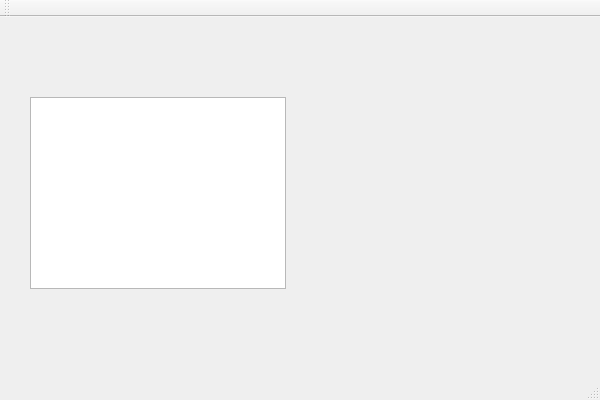
<?xml version="1.0" encoding="UTF-8"?>
<ui version="4.0">
 <class>QtBoostQuantLibClass</class>
 <widget class="QMainWindow" name="QtBoostQuantLibClass">
  <property name="geometry">
   <rect>
    <x>0</x>
    <y>0</y>
    <width>600</width>
    <height>400</height>
   </rect>
  </property>
  <property name="windowTitle">
   <string>QtBoostQuantLib</string>
  </property>
  <widget class="QWidget" name="centralWidget">
   <widget class="QTextBrowser" name="textBrowser">
    <property name="geometry">
     <rect>
      <x>30</x>
      <y>80</y>
      <width>256</width>
      <height>192</height>
     </rect>
    </property>
   </widget>
  </widget>
  <widget class="QMenuBar" name="menuBar">
   <property name="geometry">
    <rect>
     <x>0</x>
     <y>0</y>
     <width>600</width>
     <height>24</height>
    </rect>
   </property>
  </widget>
  <widget class="QToolBar" name="mainToolBar">
   <attribute name="toolBarArea">
    <enum>TopToolBarArea</enum>
   </attribute>
   <attribute name="toolBarBreak">
    <bool>false</bool>
   </attribute>
  </widget>
  <widget class="QStatusBar" name="statusBar"/>
 </widget>
 <layoutdefault spacing="6" margin="11"/>
 <resources>
  <include location="qtboostquantlib.qrc"/>
 </resources>
 <connections/>
</ui>
